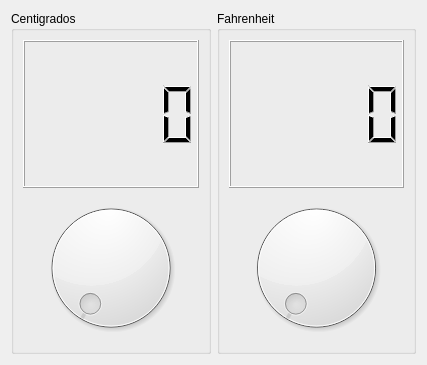
<?xml version="1.0" encoding="UTF-8"?>
<ui version="4.0">
 <class>Conversor</class>
 <widget class="QDialog" name="Conversor">
  <property name="geometry">
   <rect>
    <x>0</x>
    <y>0</y>
    <width>427</width>
    <height>365</height>
   </rect>
  </property>
  <property name="windowTitle">
   <string>Conversor</string>
  </property>
  <layout class="QHBoxLayout" name="horizontalLayout">
   <item>
    <widget class="QGroupBox" name="groupBox">
     <property name="title">
      <string>Centigrados</string>
     </property>
     <layout class="QVBoxLayout" name="verticalLayout">
      <item>
       <widget class="QLCDNumber" name="lcdNumber_3"/>
      </item>
      <item>
       <widget class="QDial" name="dial"/>
      </item>
     </layout>
    </widget>
   </item>
   <item>
    <widget class="QGroupBox" name="groupBox_2">
     <property name="title">
      <string>Fahrenheit</string>
     </property>
     <layout class="QVBoxLayout" name="verticalLayout_2">
      <item>
       <widget class="QLCDNumber" name="lcdNumber_2"/>
      </item>
      <item>
       <widget class="QDial" name="dial_2"/>
      </item>
     </layout>
    </widget>
   </item>
  </layout>
 </widget>
 <resources/>
 <connections/>
</ui>
